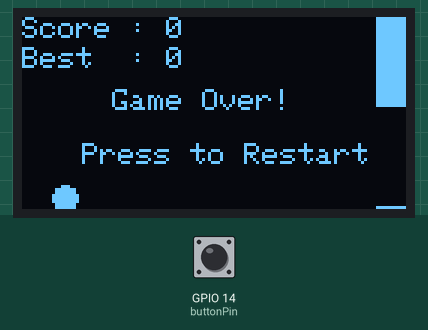
Recording of a sketch running on a simulated ESP8266 (NodeMCU). Shown: 128×64 one-colour display. The inputs (shaded band) are chosen by the test bench; at power-on: GPIO 14 (buttonPin) HIGH. Random numbers use the default seed unless the sketch sets one; EEPROM starts erased; what the sketch prints to the serial monitor is not drawn.

Above: at 1.4 s.
1.5 s: GPIO 14 (buttonPin) pulled LOW for 0.15 s
At 1.88 s:
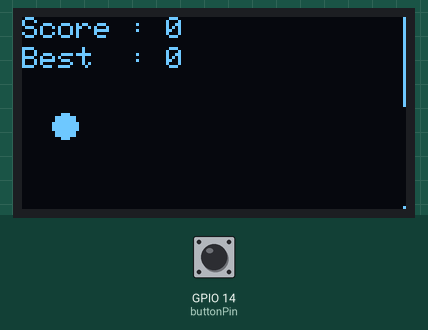
3.5 s: GPIO 14 (buttonPin) pulled LOW for 1 s
At 4.61 s:
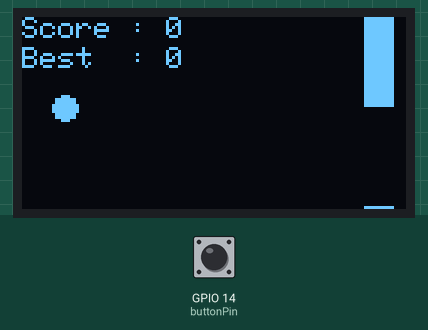
6.0 s: GPIO 14 (buttonPin) pulled LOW for 3.2 s
At 6.68 s:
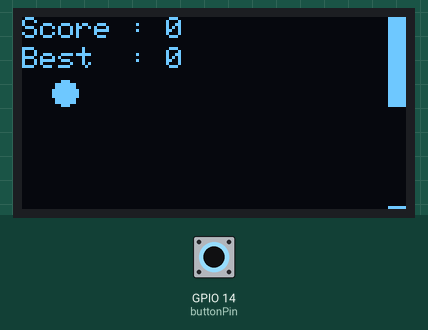
Timing chart, 0 to 9.0 s (numbered marks = the images above; inputs shaded):
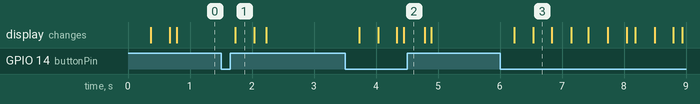

The sketch:

game.ino
```cpp
#include <ESP8266WiFi.h>
#include <Wire.h>
#include <Adafruit_GFX.h>
#include <Adafruit_SSD1306.h>
#include <EEPROM.h>

#define SCREEN_WIDTH 128
#define SCREEN_HEIGHT 64
#define EEPROM_SIZE 512  // Size of EEPROM memory
#define EEPROM_ADDR_HIGH_SCORE 0  // Address where high score will be stored

Adafruit_SSD1306 display(SCREEN_WIDTH, SCREEN_HEIGHT, &Wire, -1);

const int buttonPin = 14; // D5 (GPIO14)

int birdY = SCREEN_HEIGHT / 2;
const int birdX = 10;
float birdVelocity = 0;
const float gravity = 0.5f;
const float jumpStrength = -4.0f;
const float maxVelocity = 4.0f;

int pipeX = SCREEN_WIDTH;
int pipeGap = 40; // Starting with a large gap
int pipeHeight = 30;
float pipeSpeed = 1.0f; // Starting speed of the pipe

bool gameOver = false;
int score = 0;
int highScore = 0; // Variable to store the best record
unsigned long gameStartTime = 0;

// Difficulty parameters
const float maxPipeSpeed = 10.0f;  // Max pipe speed
const int minPipeGap = 15;  // Minimum pipe gap for higher difficulty
const float speedIncreaseFactor = 1.0f;  // Speed increase for pipes
const float gapDecreaseFactor = 1.5f;  // Reduction in pipe gap
const unsigned long difficultyIncreaseInterval = 3000; // Difficulty increase every 3 seconds

bool lastButtonState = HIGH;
bool currentButtonState = HIGH;
unsigned long lastDebounceTime = 0;
const unsigned long debounceDelay = 50;

void setupDisplay() {
  if (!display.begin(SSD1306_SWITCHCAPVCC, 0x3C)) {
	Serial.println(F("SSD1306 allocation failed"));
	while (true);
  }
  display.clearDisplay();
  display.setTextSize(1);
  display.setTextColor(SSD1306_WHITE);
  display.setCursor(20, SCREEN_HEIGHT / 2 - 10);
  display.print("Press to Start");
  display.display();

  while (digitalRead(buttonPin) == HIGH);
  delay(200);  // Debounce
  display.clearDisplay(); // Clear the screen
}

void flipScreen() {
  //display.setRotation(2);  // Flip screen by 180 if u need
}

// EEPROM
void readHighScoreFromEEPROM() {
  EEPROM.begin(EEPROM_SIZE);
  highScore = EEPROM.read(EEPROM_ADDR_HIGH_SCORE);

  if (highScore == 255) {
	highScore = 0;  //
  }
}

// EEPROM2
void saveHighScoreToEEPROM(int newHighScore) {
  EEPROM.write(EEPROM_ADDR_HIGH_SCORE, newHighScore);
  EEPROM.commit();
}

// Function dispay
void updateDisplay() {
  display.clearDisplay();

  display.fillCircle(birdX + 4, birdY + 4, 4, SSD1306_WHITE);
  display.drawRect(pipeX, 0, 10, pipeHeight, SSD1306_WHITE);
  display.fillRect(pipeX + 1, 0, 8, pipeHeight, SSD1306_WHITE);
  display.drawRect(pipeX, pipeHeight + pipeGap, 10, SCREEN_HEIGHT - pipeHeight - pipeGap, SSD1306_WHITE);
  display.fillRect(pipeX + 1, pipeHeight + pipeGap, 8, SCREEN_HEIGHT - pipeHeight - pipeGap, SSD1306_WHITE);

  display.setTextSize(1);

  // Show current score
  display.setCursor(0, 0);
  display.print("Score : ");
  display.print(score);

  // Show high score
  display.setCursor(0, 10);
  display.print("Best  : ");
  display.print(highScore);

  // If the game is over, show "Game Over" message
  if (gameOver) {
	display.setCursor(30, SCREEN_HEIGHT / 2 - 8);
	display.setTextSize(1);
	display.print("Game Over!");

	display.setCursor(20, SCREEN_HEIGHT / 2 + 10);
	display.setTextSize(1);
	display.print("Press to Restart");
  }

  display.display();
}

// Function to increase difficulty over time
void increaseDifficulty() {
  unsigned long gameTime = millis() - gameStartTime;
  float difficultyLevel = static_cast<float>(gameTime) / difficultyIncreaseInterval;
  pipeSpeed = min(maxPipeSpeed, 2.5f + difficultyLevel * speedIncreaseFactor);
  pipeGap = max(minPipeGap, static_cast<int>(40 - difficultyLevel * gapDecreaseFactor));
}

// Function Main
void gameLogic() {

  birdVelocity += gravity;
  if (birdVelocity > maxVelocity) birdVelocity = maxVelocity;
  birdY += static_cast<int>(birdVelocity);

  if (birdY <= 0) {
	birdY = 0;
  }

  if (birdY >= SCREEN_HEIGHT - 8) {
	birdY = SCREEN_HEIGHT - 8;
	gameOver = true;
  }

  pipeX -= static_cast<int>(pipeSpeed);

  if (pipeX < -10) {
	pipeX = SCREEN_WIDTH;
	pipeHeight = random(10, SCREEN_HEIGHT - pipeGap - 10);
	score++;
	increaseDifficulty();  // Increase difficulty
  }

  // Check for collision
  if ((birdX + 8 > pipeX && birdX < pipeX + 10) &&
  	(birdY < pipeHeight || birdY + 8 > pipeHeight + pipeGap)) {
	gameOver = true;

	if (score > highScore) {
  	highScore = score;
  	saveHighScoreToEEPROM(highScore);  // Save to EEPROM
	}
  }
}

void checkButton() {
  bool reading = digitalRead(buttonPin);

  if (reading != lastButtonState) {
	lastDebounceTime = millis();
  }

  if ((millis() - lastDebounceTime) > debounceDelay) {
	if (reading != currentButtonState) {
  	currentButtonState = reading;
  	if (currentButtonState == LOW) {
    	birdVelocity = jumpStrength;  // Jump when button is pressed
  	}
	}
  }

  lastButtonState = reading;
}

// Reset Stat
void resetGame() {
  birdY = SCREEN_HEIGHT / 2;
  birdVelocity = 0;
  pipeX = SCREEN_WIDTH;
  pipeSpeed = 1.0f;
  pipeGap = 40;
  score = 0;
  gameOver = false;
  gameStartTime = millis();
}

// Setup
void setup() {
  Serial.begin(115200);
  Wire.begin(0, 2);
  EEPROM.begin(EEPROM_SIZE); // Initialize EEPROM
  readHighScoreFromEEPROM(); // Load the saved high score from EEPROM
  setupDisplay();
  flipScreen(); // Flip the screen if needed
  pinMode(buttonPin, INPUT_PULLUP);
  Serial.println("Flappy Bird Setup Completed");
  gameStartTime = millis();
}

// Main game loop
void loop() {
  if (!gameOver) {
	checkButton();
	gameLogic();
	updateDisplay();
	delay(30);
  } else {
	// Wait for the restart
	if (digitalRead(buttonPin) == LOW) {
  	resetGame();
  	delay(200);  // Debounce
	}
  }
}
```

Measured:
- after the input at 1.5 s, the display: changes after 0.23 s (image 1)
- after the input at 3.5 s, the display: first changes after 0.23 s (image 2 shows a later state)
- after the input at 6.0 s, the display: first changes after 0.23 s (image 3 shows a later state)
